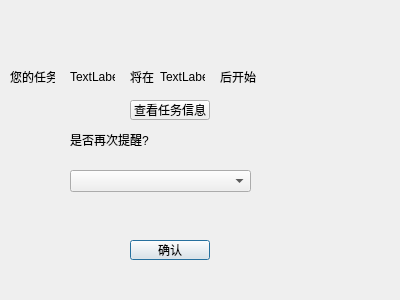
<?xml version="1.0" encoding="UTF-8"?>
<ui version="4.0">
 <class>remindDialog</class>
 <widget class="QDialog" name="remindDialog">
  <property name="geometry">
   <rect>
    <x>0</x>
    <y>0</y>
    <width>400</width>
    <height>300</height>
   </rect>
  </property>
  <property name="windowTitle">
   <string>Dialog</string>
  </property>
  <widget class="QPushButton" name="OK_button">
   <property name="geometry">
    <rect>
     <x>130</x>
     <y>240</y>
     <width>80</width>
     <height>20</height>
    </rect>
   </property>
   <property name="text">
    <string>确认</string>
   </property>
  </widget>
  <widget class="QLabel" name="TaskName">
   <property name="geometry">
    <rect>
     <x>70</x>
     <y>70</y>
     <width>45</width>
     <height>13</height>
    </rect>
   </property>
   <property name="text">
    <string>TextLabel</string>
   </property>
  </widget>
  <widget class="QLabel" name="label">
   <property name="geometry">
    <rect>
     <x>130</x>
     <y>70</y>
     <width>45</width>
     <height>13</height>
    </rect>
   </property>
   <property name="text">
    <string>将在</string>
   </property>
  </widget>
  <widget class="QLabel" name="TaskTime">
   <property name="geometry">
    <rect>
     <x>160</x>
     <y>70</y>
     <width>45</width>
     <height>13</height>
    </rect>
   </property>
   <property name="text">
    <string>TextLabel</string>
   </property>
  </widget>
  <widget class="QLabel" name="label_2">
   <property name="geometry">
    <rect>
     <x>220</x>
     <y>70</y>
     <width>45</width>
     <height>13</height>
    </rect>
   </property>
   <property name="text">
    <string>后开始</string>
   </property>
  </widget>
  <widget class="QPushButton" name="task_info_button">
   <property name="geometry">
    <rect>
     <x>130</x>
     <y>100</y>
     <width>80</width>
     <height>20</height>
    </rect>
   </property>
   <property name="text">
    <string>查看任务信息</string>
   </property>
  </widget>
  <widget class="QLabel" name="remind_again">
   <property name="geometry">
    <rect>
     <x>70</x>
     <y>130</y>
     <width>141</width>
     <height>20</height>
    </rect>
   </property>
   <property name="text">
    <string>是否再次提醒?</string>
   </property>
  </widget>
  <widget class="QComboBox" name="comboBox">
   <property name="geometry">
    <rect>
     <x>70</x>
     <y>170</y>
     <width>181</width>
     <height>22</height>
    </rect>
   </property>
  </widget>
  <widget class="QLabel" name="label_3">
   <property name="geometry">
    <rect>
     <x>10</x>
     <y>70</y>
     <width>45</width>
     <height>13</height>
    </rect>
   </property>
   <property name="text">
    <string>您的任务</string>
   </property>
  </widget>
 </widget>
 <resources/>
 <connections/>
</ui>
